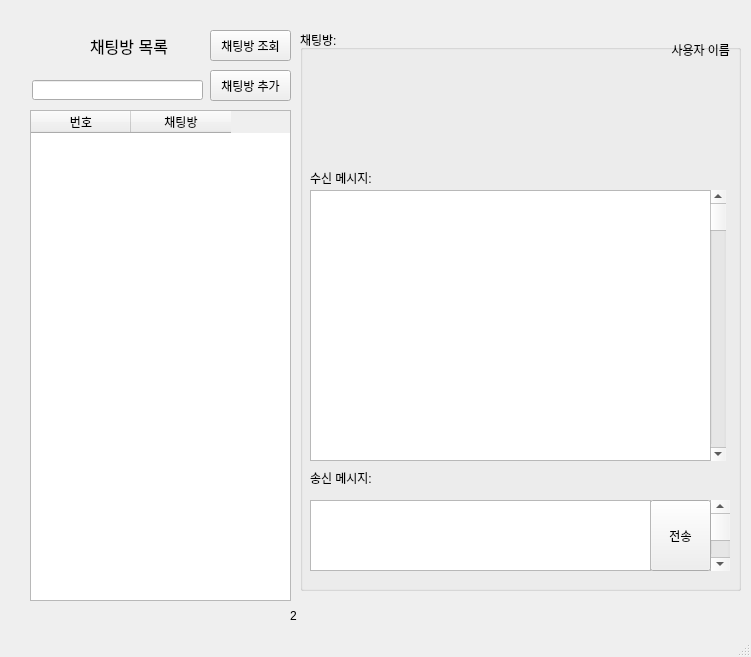
<?xml version="1.0" encoding="UTF-8"?>
<ui version="4.0">
 <class>MainWindow</class>
 <widget class="QMainWindow" name="MainWindow">
  <property name="geometry">
   <rect>
    <x>0</x>
    <y>0</y>
    <width>751</width>
    <height>657</height>
   </rect>
  </property>
  <property name="windowTitle">
   <string>MainWindow</string>
  </property>
  <widget class="QWidget" name="centralwidget">
   <widget class="QStackedWidget" name="stackedWidget">
    <property name="geometry">
     <rect>
      <x>10</x>
      <y>0</y>
      <width>731</width>
      <height>651</height>
     </rect>
    </property>
    <property name="currentIndex">
     <number>1</number>
    </property>
    <widget class="QWidget" name="page">
     <widget class="QLabel" name="label">
      <property name="geometry">
       <rect>
        <x>360</x>
        <y>630</y>
        <width>56</width>
        <height>12</height>
       </rect>
      </property>
      <property name="text">
       <string>1</string>
      </property>
     </widget>
     <widget class="QLabel" name="label_3">
      <property name="geometry">
       <rect>
        <x>210</x>
        <y>20</y>
        <width>341</width>
        <height>291</height>
       </rect>
      </property>
      <property name="focusPolicy">
       <enum>Qt::ClickFocus</enum>
      </property>
      <property name="text">
       <string/>
      </property>
      <property name="pixmap">
       <pixmap>버디버디.png</pixmap>
      </property>
     </widget>
     <widget class="QTabWidget" name="acount_tabWidget">
      <property name="geometry">
       <rect>
        <x>220</x>
        <y>300</y>
        <width>331</width>
        <height>201</height>
       </rect>
      </property>
      <property name="currentIndex">
       <number>1</number>
      </property>
      <widget class="QWidget" name="tab">
       <attribute name="title">
        <string>로그인</string>
       </attribute>
       <widget class="QPushButton" name="chat_open_btn">
        <property name="geometry">
         <rect>
          <x>90</x>
          <y>130</y>
          <width>75</width>
          <height>23</height>
         </rect>
        </property>
        <property name="text">
         <string>들어가기</string>
        </property>
       </widget>
       <widget class="QLabel" name="login_label">
        <property name="geometry">
         <rect>
          <x>5</x>
          <y>90</y>
          <width>241</width>
          <height>20</height>
         </rect>
        </property>
        <property name="text">
         <string/>
        </property>
        <property name="alignment">
         <set>Qt::AlignCenter</set>
        </property>
       </widget>
       <widget class="QWidget" name="layoutWidget">
        <property name="geometry">
         <rect>
          <x>20</x>
          <y>40</y>
          <width>200</width>
          <height>48</height>
         </rect>
        </property>
        <layout class="QFormLayout" name="formLayout">
         <item row="0" column="0">
          <widget class="QLabel" name="label_7">
           <property name="text">
            <string>PHONE</string>
           </property>
          </widget>
         </item>
         <item row="0" column="1">
          <widget class="QLineEdit" name="user_phone_lineEdit"/>
         </item>
         <item row="1" column="0">
          <widget class="QLabel" name="label_8">
           <property name="text">
            <string>PASS</string>
           </property>
          </widget>
         </item>
         <item row="1" column="1">
          <widget class="QLineEdit" name="user_pass_lineEdit"/>
         </item>
        </layout>
       </widget>
      </widget>
      <widget class="QWidget" name="tab_2">
       <attribute name="title">
        <string>회원가입</string>
       </attribute>
       <widget class="QWidget" name="layoutWidget">
        <property name="geometry">
         <rect>
          <x>10</x>
          <y>30</y>
          <width>226</width>
          <height>96</height>
         </rect>
        </property>
        <layout class="QHBoxLayout" name="horizontalLayout">
         <item>
          <layout class="QVBoxLayout" name="verticalLayout_2">
           <item>
            <widget class="QLabel" name="label_4">
             <property name="text">
              <string>휴대폰 번호</string>
             </property>
            </widget>
           </item>
           <item>
            <widget class="QLabel" name="label_9">
             <property name="text">
              <string/>
             </property>
            </widget>
           </item>
           <item>
            <widget class="QLabel" name="label_5">
             <property name="text">
              <string>이름</string>
             </property>
            </widget>
           </item>
           <item>
            <widget class="QLabel" name="label_6">
             <property name="text">
              <string>비밀번호</string>
             </property>
            </widget>
           </item>
          </layout>
         </item>
         <item>
          <layout class="QVBoxLayout" name="verticalLayout">
           <item>
            <widget class="QLineEdit" name="phone_lineEdit">
             <property name="text">
              <string/>
             </property>
            </widget>
           </item>
           <item>
            <widget class="QLabel" name="check_label">
             <property name="text">
              <string/>
             </property>
             <property name="alignment">
              <set>Qt::AlignCenter</set>
             </property>
            </widget>
           </item>
           <item>
            <widget class="QLineEdit" name="name_lineEdit"/>
           </item>
           <item>
            <widget class="QLineEdit" name="pass_lineEdit"/>
           </item>
          </layout>
         </item>
        </layout>
       </widget>
       <widget class="QPushButton" name="join_btn">
        <property name="geometry">
         <rect>
          <x>150</x>
          <y>150</y>
          <width>75</width>
          <height>23</height>
         </rect>
        </property>
        <property name="text">
         <string>회원가입</string>
        </property>
       </widget>
       <widget class="QLabel" name="join_label">
        <property name="geometry">
         <rect>
          <x>10</x>
          <y>130</y>
          <width>241</width>
          <height>20</height>
         </rect>
        </property>
        <property name="text">
         <string/>
        </property>
        <property name="alignment">
         <set>Qt::AlignCenter</set>
        </property>
       </widget>
       <widget class="QPushButton" name="check_btn">
        <property name="geometry">
         <rect>
          <x>240</x>
          <y>30</y>
          <width>75</width>
          <height>23</height>
         </rect>
        </property>
        <property name="text">
         <string>중복확인</string>
        </property>
       </widget>
      </widget>
     </widget>
    </widget>
    <widget class="QWidget" name="page_2">
     <widget class="QLabel" name="label_2">
      <property name="geometry">
       <rect>
        <x>280</x>
        <y>610</y>
        <width>56</width>
        <height>12</height>
       </rect>
      </property>
      <property name="text">
       <string>2</string>
      </property>
     </widget>
     <widget class="QLabel" name="user_name_label_2p">
      <property name="geometry">
       <rect>
        <x>100</x>
        <y>90</y>
        <width>56</width>
        <height>12</height>
       </rect>
      </property>
      <property name="text">
       <string/>
      </property>
     </widget>
     <widget class="QLabel" name="chat_name_label">
      <property name="geometry">
       <rect>
        <x>10</x>
        <y>50</y>
        <width>91</width>
        <height>31</height>
       </rect>
      </property>
      <property name="font">
       <font>
        <family>Arial</family>
        <pointsize>12</pointsize>
       </font>
      </property>
      <property name="text">
       <string/>
      </property>
     </widget>
     <widget class="QLabel" name="user_name_label_3">
      <property name="geometry">
       <rect>
        <x>80</x>
        <y>30</y>
        <width>91</width>
        <height>31</height>
       </rect>
      </property>
      <property name="font">
       <font>
        <family>Arial</family>
        <pointsize>12</pointsize>
       </font>
      </property>
      <property name="text">
       <string>채팅방 목록</string>
      </property>
     </widget>
     <widget class="QTableWidget" name="chat_list_tableWidget">
      <property name="geometry">
       <rect>
        <x>20</x>
        <y>110</y>
        <width>261</width>
        <height>491</height>
       </rect>
      </property>
      <property name="editTriggers">
       <set>QAbstractItemView::NoEditTriggers</set>
      </property>
      <column>
       <property name="text">
        <string>번호</string>
       </property>
      </column>
      <column>
       <property name="text">
        <string>채팅방</string>
       </property>
      </column>
     </widget>
     <widget class="QPushButton" name="chat_search_btn">
      <property name="geometry">
       <rect>
        <x>200</x>
        <y>30</y>
        <width>81</width>
        <height>31</height>
       </rect>
      </property>
      <property name="text">
       <string>채팅방 조회</string>
      </property>
     </widget>
     <widget class="QLineEdit" name="chat_name_line_edit">
      <property name="geometry">
       <rect>
        <x>22</x>
        <y>80</y>
        <width>171</width>
        <height>20</height>
       </rect>
      </property>
     </widget>
     <widget class="QPushButton" name="chat_add_btn">
      <property name="geometry">
       <rect>
        <x>200</x>
        <y>70</y>
        <width>81</width>
        <height>31</height>
       </rect>
      </property>
      <property name="text">
       <string>채팅방 추가</string>
      </property>
     </widget>
     <widget class="QGroupBox" name="chat_groupBox">
      <property name="geometry">
       <rect>
        <x>290</x>
        <y>30</y>
        <width>441</width>
        <height>561</height>
       </rect>
      </property>
      <property name="title">
       <string>채팅방: </string>
      </property>
      <widget class="QScrollBar" name="signal_ScrollBar">
       <property name="geometry">
        <rect>
         <x>410</x>
         <y>470</y>
         <width>20</width>
         <height>71</height>
        </rect>
       </property>
       <property name="orientation">
        <enum>Qt::Vertical</enum>
       </property>
      </widget>
      <widget class="QLabel" name="receive_label">
       <property name="geometry">
        <rect>
         <x>10</x>
         <y>140</y>
         <width>91</width>
         <height>16</height>
        </rect>
       </property>
       <property name="text">
        <string>수신 메시지:</string>
       </property>
      </widget>
      <widget class="QLabel" name="signal_label">
       <property name="geometry">
        <rect>
         <x>10</x>
         <y>440</y>
         <width>91</width>
         <height>16</height>
        </rect>
       </property>
       <property name="text">
        <string>송신 메시지:</string>
       </property>
      </widget>
      <widget class="QListWidget" name="receive_listWidget">
       <property name="geometry">
        <rect>
         <x>10</x>
         <y>160</y>
         <width>401</width>
         <height>271</height>
        </rect>
       </property>
      </widget>
      <widget class="QLabel" name="user_name_label">
       <property name="geometry">
        <rect>
         <x>219</x>
         <y>10</y>
         <width>211</width>
         <height>20</height>
        </rect>
       </property>
       <property name="text">
        <string>사용자 이름</string>
       </property>
       <property name="alignment">
        <set>Qt::AlignRight|Qt::AlignTrailing|Qt::AlignVCenter</set>
       </property>
      </widget>
      <widget class="QScrollBar" name="receive_ScrollBar">
       <property name="geometry">
        <rect>
         <x>410</x>
         <y>160</y>
         <width>16</width>
         <height>271</height>
        </rect>
       </property>
       <property name="orientation">
        <enum>Qt::Vertical</enum>
       </property>
      </widget>
      <widget class="QPushButton" name="send_btn">
       <property name="geometry">
        <rect>
         <x>350</x>
         <y>470</y>
         <width>61</width>
         <height>71</height>
        </rect>
       </property>
       <property name="text">
        <string>전송</string>
       </property>
      </widget>
      <widget class="QTextEdit" name="signal_textEdit">
       <property name="geometry">
        <rect>
         <x>10</x>
         <y>470</y>
         <width>341</width>
         <height>71</height>
        </rect>
       </property>
      </widget>
      <widget class="QLabel" name="room_name_lable">
       <property name="geometry">
        <rect>
         <x>20</x>
         <y>30</y>
         <width>291</width>
         <height>51</height>
        </rect>
       </property>
       <property name="font">
        <font>
         <family>맑은 고딕</family>
         <pointsize>14</pointsize>
         <weight>75</weight>
         <bold>true</bold>
        </font>
       </property>
       <property name="text">
        <string/>
       </property>
      </widget>
     </widget>
    </widget>
   </widget>
  </widget>
  <widget class="QStatusBar" name="statusbar"/>
 </widget>
 <resources/>
 <connections/>
</ui>
